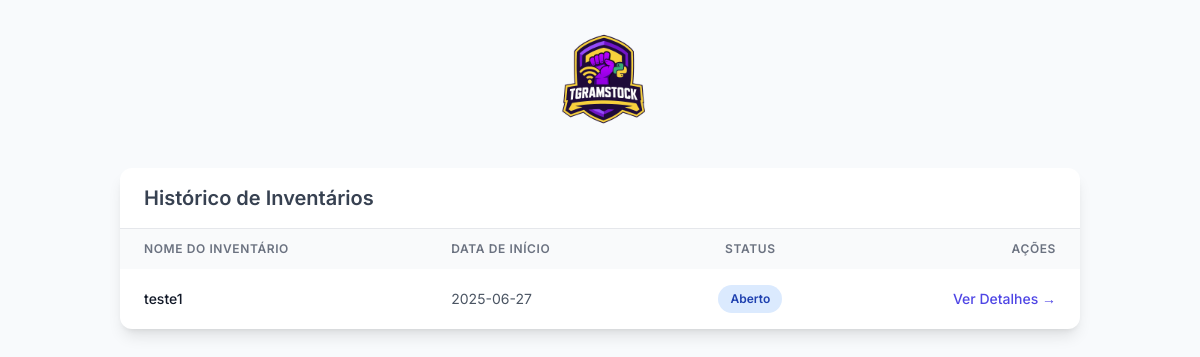
Before: / with the older database file.
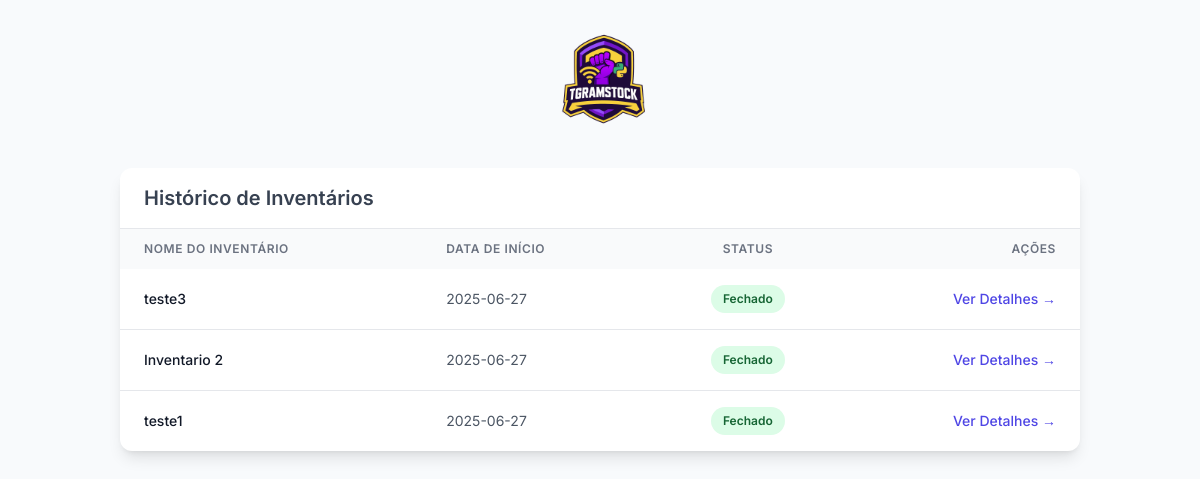
After: the same page with the newer database file.
### tables this page shows
CREATE TABLE inventarios (
                id INTEGER PRIMARY KEY AUTOINCREMENT,
                nome TEXT NOT NULL,
                status TEXT NOT NULL,
                nome_base_relatorio TEXT,
                data_inicio TIMESTAMP DEFAULT CURRENT_TIMESTAMP,
                data_fim TIMESTAMP
            );

### dashboard.py (the view)
@app.route('/')
def index():
    conn = get_db_connection()
    inventarios = conn.execute("SELECT * FROM inventarios ORDER BY data_inicio DESC").fetchall()
    conn.close()
    return render_template('index.html', inventarios=inventarios)

### dashboard.py (called while the page is built)
def get_db_connection():
    conn = sqlite3.connect(DB_FILE)
    conn.row_factory = sqlite3.Row
    return conn

### templates/index.html (shortened to what this page needs)
<!DOCTYPE html>
<html lang="pt-br">
<head>
    <script src="https://cdn.tailwindcss.com"></script>
</head>
<body class="antialiased">
    <div class="container mx-auto max-w-5xl p-4 sm:p-6 lg:p-8">
        <header class="text-center mb-10">
            <img src="{{ url_for('static', filename='images/logo.png') }}" alt="Logótipo do Sistema" class="mx-auto h-24 w-auto"
                 onerror="this.onerror=null; this.style.display='none'; document.getElementById('logo-fallback').style.display='block';">
        </header>
        <main>
            <div class="bg-white shadow-lg rounded-xl overflow-hidden">
                <div class="px-6 py-4 border-b border-gray-200">
                    <h2 class="text-xl font-semibold text-gray-700">Histórico de Inventários</h2>
                </div>
                <div class="overflow-x-auto">
                    <table class="min-w-full">
                        <thead class="bg-gray-50">
                            <tr>
                                <th class="px-6 py-3 text-left text-xs font-semibold text-gray-500 uppercase tracking-wider">Nome do Inventário</th>
                                <th class="px-6 py-3 text-left text-xs font-semibold text-gray-500 uppercase tracking-wider">Data de Início</th>
                                <th class="px-6 py-3 text-center text-xs font-semibold text-gray-500 uppercase tracking-wider">Status</th>
                                <th class="px-6 py-3 text-right text-xs font-semibold text-gray-500 uppercase tracking-wider">Ações</th>
                            </tr>
                        </thead>
                        <tbody class="divide-y divide-gray-200">
                            {% for inventario in inventarios %}
                            <tr class="hover:bg-gray-50 transition-colors">
                                <td class="px-6 py-4 whitespace-nowrap">
                                    <p class="text-sm font-medium text-gray-900">{{ inventario['nome'] }}</p>
                                </td>
                                <td class="px-6 py-4 whitespace-nowrap">
                                    <p class="text-sm text-gray-600">{{ inventario['data_inicio'].split(' ')[0] }}</p>
                                </td>
                                <td class="px-6 py-4 whitespace-nowrap text-center">
                                    <span class="px-3 py-1 inline-flex text-xs leading-5 font-semibold rounded-full {{ 'status-aberto' if inventario['status'] == 'Aberto' else 'status-fechado' }}">
                                        {{ inventario['status'] }}
                                    </span>
                                </td>
                                <td class="px-6 py-4 whitespace-nowrap text-right text-sm font-medium">
                                    <a href="{{ url_for('detalhes_inventario', inventario_id=inventario['id']) }}" class="text-indigo-600 hover:text-indigo-800">
                                        Ver Detalhes &rarr;
                                    </a>
                                </td>
                            </tr>
                            {% else %}
                            <tr>
                                <td colspan="4" class="text-center py-10 text-gray-500">
                                    Nenhum inventário encontrado. Inicie um novo através do bot.
                                </td>
                            </tr>
                            {% endfor %}
                        </tbody>
                    </table>
                </div>
            </div>
        </main>
    </div>
</body>
</html>

### templates/index.html (style rules this page uses)
body { font-family: 'Inter', sans-serif; background-color: #f8fafc; color: #1a202c; }
.status-fechado { background-color: #dcfce7; color: #166534; }

Changed rows visible on the page:
added inventarios: nome "teste3", data_inicio "2025-06-27", status "Fechado"
added inventarios: nome "Inventario 2", data_inicio "2025-06-27", status "Fechado"
changed inventarios "teste1": status "Aberto" → "Fechado"
